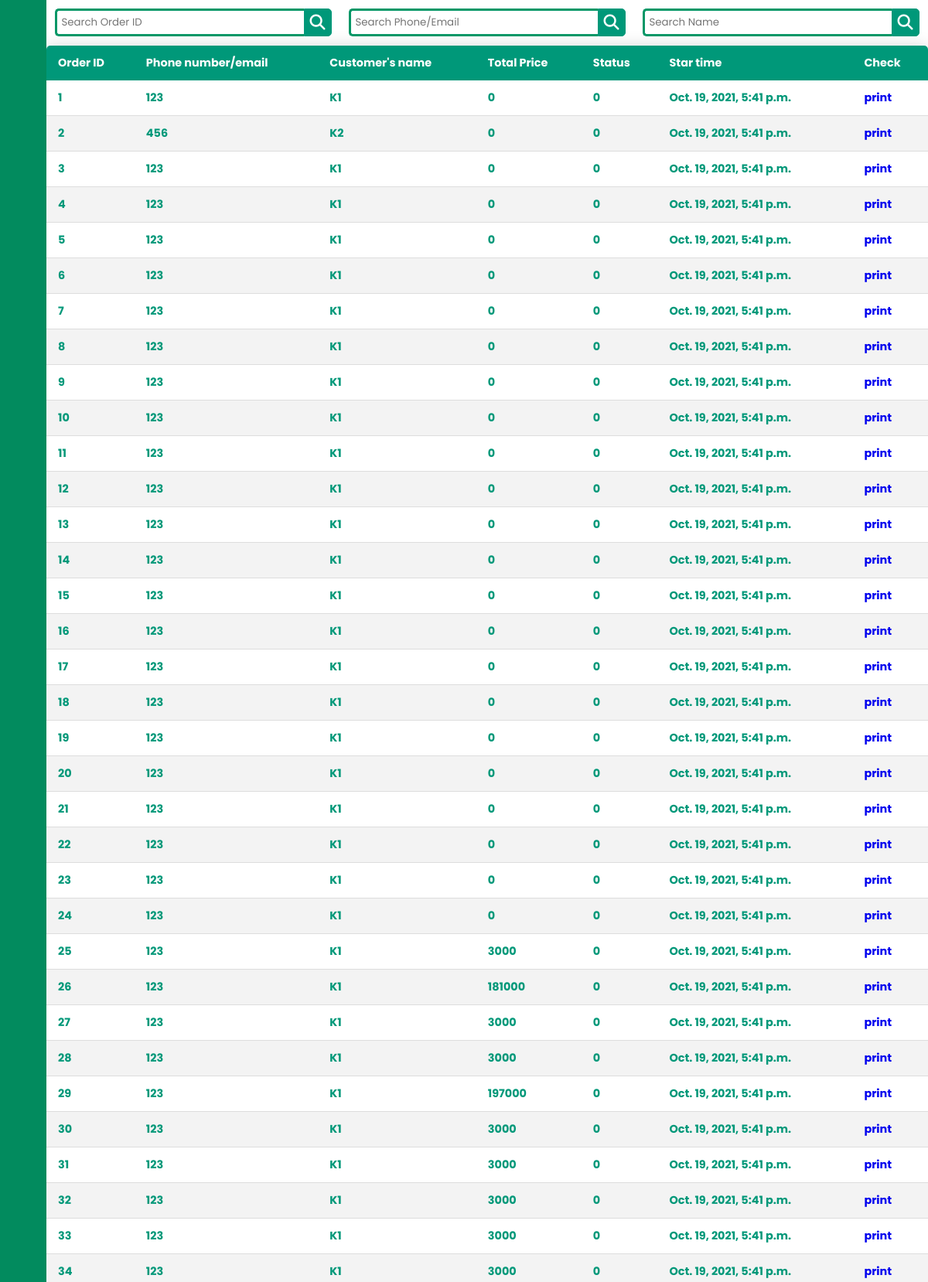
/product/history/ (upper part), run on the app's committed database.
### products/models.py (models this page shows, shortened)
class Order(models.Model):
    id_cus = models.ForeignKey(Customer, on_delete=models.CASCADE)
    id_place = models.ForeignKey(
        'Place', on_delete=models.CASCADE, related_name='order')
    starttime = models.DateTimeField(blank=True, auto_now_add=True)
    endtime = models.DateTimeField(blank=True, null=True)
    note = models.CharField(max_length=20, blank=True, null=True)
    status = models.IntegerField(blank=True, default=0)
    totalprice = models.IntegerField(blank=True, default=0)

class Customer(models.Model):
    name = models.CharField(max_length=10)
    phone = models.IntegerField(unique=True, blank=False, null=False)
    email = models.CharField(
        db_column='Email', max_length=20, blank=True, null=True)
    level = models.CharField(
        db_column='Level', max_length=8, blank=True, default='Đồng')
    totalorder = models.IntegerField(
        db_column='TotalOrder', blank=True, default=0)
    totalpay = models.IntegerField(db_column='TotalPay', blank=True, default=0)

### products/views.py (the view)
# urls.py: path('history/', order_history, name='order-history'),
def order_history(request):
    context = {"type": 103, "order_history": Pos.order_history()}
    return render(request, "t/menu.html", context)

### products/models.py (called while the page is built)
    @staticmethod
    def order_history():
        return Order.objects.all()

### code/products/templates/t/menu.html (shortened to what this page needs)
{% load static %}
<!DOCTYPE html>
<html lang="en">
<head>
  <link rel="stylesheet" href="https://cdn.jsdelivr.net/gh/lykmapipo/themify-icons@0.1.2/css/themify-icons.css">
  <link rel="stylesheet" href="{% static 'css/main.css' %}">
</head>
<body>
  <div class="sidebar">
    <div class="sidebar-header">
    </div>
    <div class="sidebar-menu">
      <ul>
      </ul>
    </div>
  </div>
  <div class="main-content" id="103">
    <div class="search">
      <div class="wrap">
        <div class="search">
          <input type="text" class="searchTerm" placeholder="Search Order ID">
          <button type="submit" class="searchButton">
            <i class="fa fa-search"></i>
          </button>
        </div>
      </div>
      <div class="wrap">
        <div class="search">
          <input type="text" class="searchTerm" placeholder="Search Phone/Email">
          <button type="submit" class="searchButton">
            <i class="fa fa-search"></i>
          </button>
        </div>
      </div>
      <div class="wrap">
        <div class="search">
          <input type="text" class="searchTerm" placeholder="Search Name">
          <button type="submit" class="searchButton">
            <i class="fa fa-search"></i>
          </button>
        </div>
      </div>
    </div>
    <div class="ngang">
      <table class="content-table">
        <thead>
          <tr>
            <th>Order ID</th>
            <th>Phone number/email</th>
            <th>Customer's name</th>
            <th>Total Price</th>
            <th>Status</th>
            <th>Star time</th>
            <th>Check</th>
          </tr>
        </thead>
        <tbody>
          {% for item in order_history %}
          <tr id="3001" class="active-row">
            <td>{{ item.id }}</td>
            <td>{{ item.id_cus.phone }}</td>
            <td> {{ item.id_cus.name }} </td>
            <td>{{ item.totalprice }}</td>
            <td>{{ item.status }}</td>
            <td>{{ item.starttime }}</td>
            <td><a href="./{{ item.id }}">print</a></td>
          </tr>
          {% endfor %}
        </tbody>
      </table>
    </div>
  </div>
</body>
</html>

### static/css/main.css (style rules this page uses)
:root { --primaryColor: rgb(0, 188, 126); --primaryHover: rgb(5, 151, 103); --secondaryColor: rgb(0, 26, 80); --secondaryHover: rgb(2, 36, 107); --textColor: rgb(255, 255, 255); --footerBgColor: rgb(29, 29, 29); --paragraphColor: rgb(175, 175, 175); --greyBG: rgb(246, 246, 246); --main-color: #027581; --color-dark: #1D2231; --text-grey: #8390A2; }
* { padding: 0; margin: 0; -webkit-box-sizing: border-box; box-sizing: border-box; font-family: "Poppins", sans-serif; }
html { scroll-behavior: smooth; }
a { text-decoration: none; }
@media screen and (min-width: 1148px) { ul { font-size: 18px !important; } }
@media screen and (min-width: 1148px) { button { font-size: 1.2rem; } }
.sidebar { height: 100%; width: 240px; position: fixed; left: 0; top: 0; z-index: 100; background: rgb(2 139 94); color: #fff; overflow-y: auto; transition: width 500ms; }
.sidebar-header { display: flex; justify-content: space-between; align-items: center; height: 60px; padding: 0rem 1rem; }
.sidebar-menu { padding: 1rem; }
.main-content { position: relative; margin-left: 240px; transition: margin-left 500ms; display: none; }
@media only screen and (max-width: 1200px) { .sidebar { width: 60px; z-index: 150; } }
@media only screen and (max-width: 1200px) { .sidebar .sidebar-header, .sidebar li { display: flex; justify-content: center; } }
@media only screen and (max-width: 1200px) { .main-content { margin-left: 60px; display: none; } }
@media only screen and (max-width: 1200px) { .main-content { width: calc(100% - 60px); display: none; } }
.content-table { border-collapse: collapse; margin: 0px; font-size: 0.9em; min-width: 100%; border-radius: 5px 5px 0 0; overflow: hidden; box-shadow: 0 0 20px rgba(0, 0, 0, 0.15); }
.content-table thead tr { background-color: #009879; color: #ffffff; text-align: left; font-weight: bold; }
.content-table th, .content-table td { padding: 12px 15px; }
.content-table tbody tr { border-bottom: 1px solid #dddddd; }
.content-table tbody tr:nth-of-type(even) { background-color: #f3f3f3; }
.content-table tbody tr.active-row { font-weight: bold; color: #009879; }
.search { width: 100%; position: relative; display: flex; }
.searchTerm { width: 100%; border: 3px solid rgb(5 151 103); border-right: none; padding: 5px; height: 36px; border-radius: 5px 0 0 5px; outline: none; color: #9DBFAF; }
.searchButton { width: 40px; height: 36px; border: 1px solid #009879; background: #009879; text-align: center; color: #fff; border-radius: 0 5px 5px 0; cursor: pointer; font-size: 20px; }
.wrap { width: 35.5%; padding: 1%; }

### data on the page
Order: id "1", id_cus.phone "123", id_cus.name "K1", totalprice "0", status "0", starttime "Oct. 19, 2021, 5:41 p.m."
Order: id "2", id_cus.phone "456", id_cus.name "K2", totalprice "0", status "0", starttime "Oct. 19, 2021, 5:41 p.m."
Order: id "3", id_cus.phone "123", id_cus.name "K1", totalprice "0", status "0", starttime "Oct. 19, 2021, 5:41 p.m."
Order: id "4", id_cus.phone "123", id_cus.name "K1", totalprice "0", status "0", starttime "Oct. 19, 2021, 5:41 p.m."
Order: id "5", id_cus.phone "123", id_cus.name "K1", totalprice "0", status "0", starttime "Oct. 19, 2021, 5:41 p.m."
Order: id "6", id_cus.phone "123", id_cus.name "K1", totalprice "0", status "0", starttime "Oct. 19, 2021, 5:41 p.m."
Order: id "7", id_cus.phone "123", id_cus.name "K1", totalprice "0", status "0", starttime "Oct. 19, 2021, 5:41 p.m."
Order: id "8", id_cus.phone "123", id_cus.name "K1", totalprice "0", status "0", starttime "Oct. 19, 2021, 5:41 p.m."
Order: id "9", id_cus.phone "123", id_cus.name "K1", totalprice "0", status "0", starttime "Oct. 19, 2021, 5:41 p.m."
Order: id "10", id_cus.phone "123", id_cus.name "K1", totalprice "0", status "0", starttime "Oct. 19, 2021, 5:41 p.m."
Order: id "11", id_cus.phone "123", id_cus.name "K1", totalprice "0", status "0", starttime "Oct. 19, 2021, 5:41 p.m."
Order: id "12", id_cus.phone "123", id_cus.name "K1", totalprice "0", status "0", starttime "Oct. 19, 2021, 5:41 p.m."
Order: id "13", id_cus.phone "123", id_cus.name "K1", totalprice "0", status "0", starttime "Oct. 19, 2021, 5:41 p.m."
Order: id "14", id_cus.phone "123", id_cus.name "K1", totalprice "0", status "0", starttime "Oct. 19, 2021, 5:41 p.m."
Order: id "15", id_cus.phone "123", id_cus.name "K1", totalprice "0", status "0", starttime "Oct. 19, 2021, 5:41 p.m."
Order: id "16", id_cus.phone "123", id_cus.name "K1", totalprice "0", status "0", starttime "Oct. 19, 2021, 5:41 p.m."
Order: id "17", id_cus.phone "123", id_cus.name "K1", totalprice "0", status "0", starttime "Oct. 19, 2021, 5:41 p.m."
Order: id "18", id_cus.phone "123", id_cus.name "K1", totalprice "0", status "0", starttime "Oct. 19, 2021, 5:41 p.m."
Order: id "19", id_cus.phone "123", id_cus.name "K1", totalprice "0", status "0", starttime "Oct. 19, 2021, 5:41 p.m."
Order: id "20", id_cus.phone "123", id_cus.name "K1", totalprice "0", status "0", starttime "Oct. 19, 2021, 5:41 p.m."
Order: id "21", id_cus.phone "123", id_cus.name "K1", totalprice "0", status "0", starttime "Oct. 19, 2021, 5:41 p.m."
Order: id "22", id_cus.phone "123", id_cus.name "K1", totalprice "0", status "0", starttime "Oct. 19, 2021, 5:41 p.m."
Order: id "23", id_cus.phone "123", id_cus.name "K1", totalprice "0", status "0", starttime "Oct. 19, 2021, 5:41 p.m."
Order: id "24", id_cus.phone "123", id_cus.name "K1", totalprice "0", status "0", starttime "Oct. 19, 2021, 5:41 p.m."
Order: id "25", id_cus.phone "123", id_cus.name "K1", totalprice "3000", status "0", starttime "Oct. 19, 2021, 5:41 p.m."
Order: id "26", id_cus.phone "123", id_cus.name "K1", totalprice "181000", status "0", starttime "Oct. 19, 2021, 5:41 p.m."
Order: id "27", id_cus.phone "123", id_cus.name "K1", totalprice "3000", status "0", starttime "Oct. 19, 2021, 5:41 p.m."
Order: id "28", id_cus.phone "123", id_cus.name "K1", totalprice "3000", status "0", starttime "Oct. 19, 2021, 5:41 p.m."
Order: id "29", id_cus.phone "123", id_cus.name "K1", totalprice "197000", status "0", starttime "Oct. 19, 2021, 5:41 p.m."
Order: id "30", id_cus.phone "123", id_cus.name "K1", totalprice "3000", status "0", starttime "Oct. 19, 2021, 5:41 p.m."
Order: id "31", id_cus.phone "123", id_cus.name "K1", totalprice "3000", status "0", starttime "Oct. 19, 2021, 5:41 p.m."
Order: id "32", id_cus.phone "123", id_cus.name "K1", totalprice "3000", status "0", starttime "Oct. 19, 2021, 5:41 p.m."
Order: id "33", id_cus.phone "123", id_cus.name "K1", totalprice "3000", status "0", starttime "Oct. 19, 2021, 5:41 p.m."
Order: id "34", id_cus.phone "123", id_cus.name "K1", totalprice "3000", status "0", starttime "Oct. 19, 2021, 5:41 p.m."
